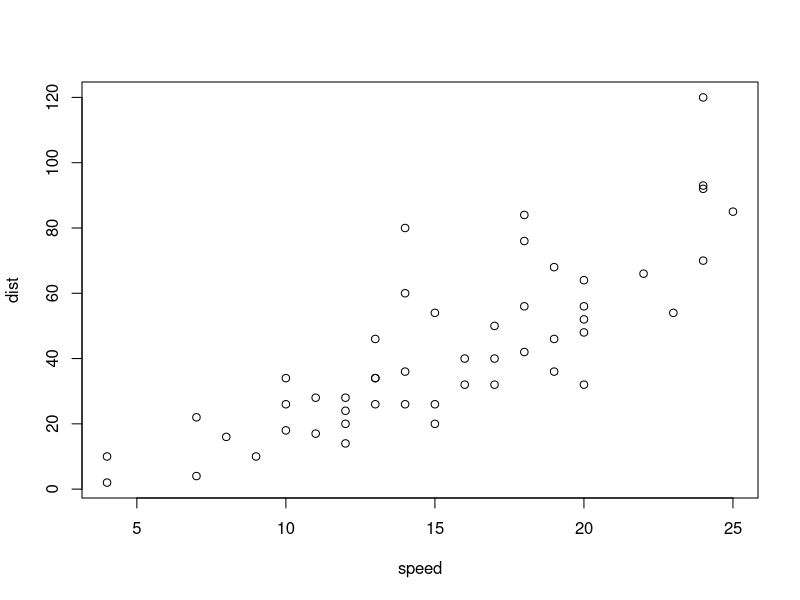
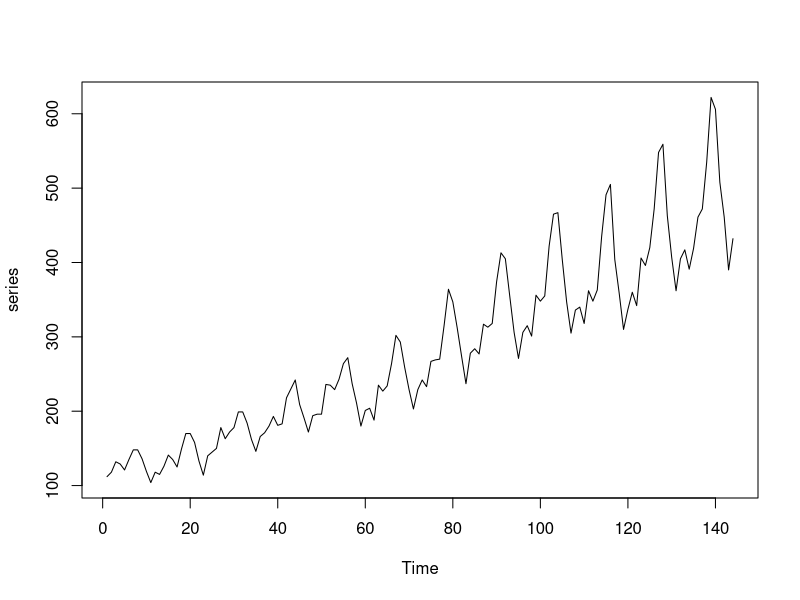
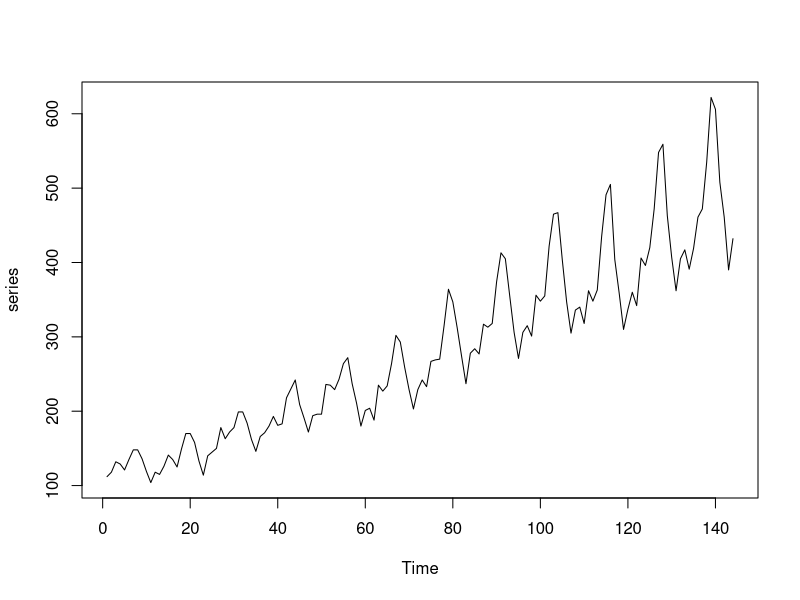

Here is the R script that generated these plots, in order:
## ---- chunk 1
knitr::opts_chunk$set(echo = TRUE)
knitr::opts_chunk$set(engine.path = list(python = 'C:/Users/AT003502/Anaconda3/python.exe'))#tells R where to look at for the Python console

## ---- chunk 2
summary(cars)
plot(cars)

## ---- chunk 3
summary(AirPassengers)
str(AirPassengers)
series<-ts(AirPassengers)
plot(series)
## ---- chunk 4
summary(AirPassengers)
print(AirPassengers)
series<-ts(AirPassengers)
plot(series)
